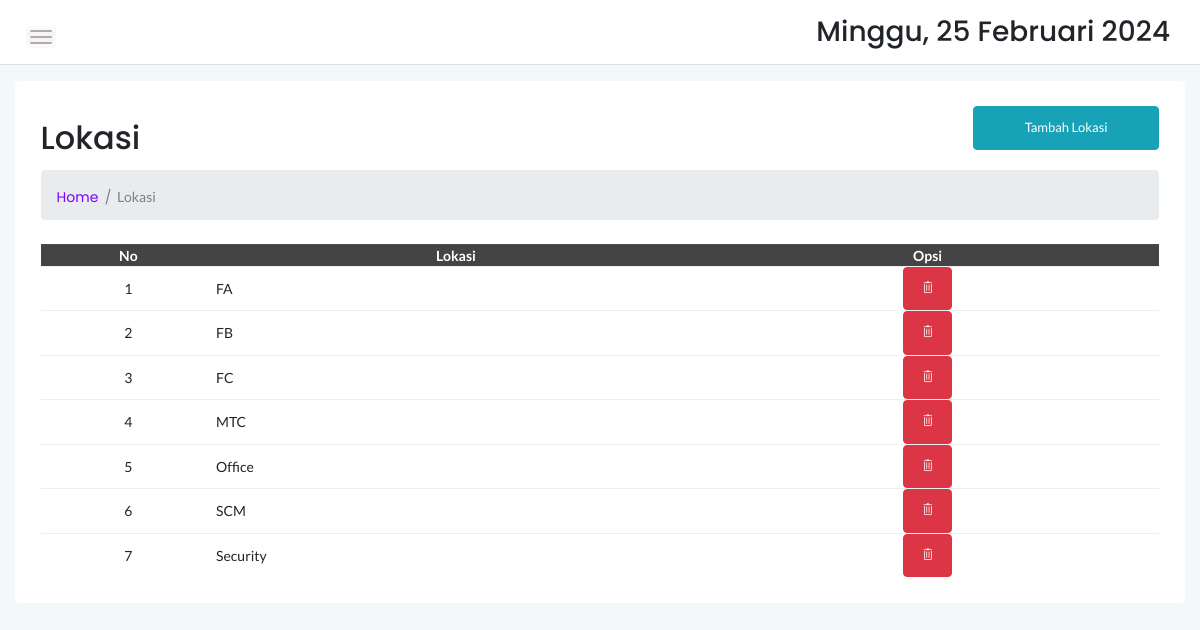
The page /admin/lokasi.php (signed in) on the database its author committed.
### tables this page shows
CREATE TABLE `tbl_lokasi` (
  `lokasi_id` int(11) NOT NULL,
  `lokasi_nama` varchar(55) NOT NULL
);

### admin/lokasi.php (the view, shortened to what this page needs)
<?php
include '../koneksi.php';
?>
<!doctype html>
<html class="no-js" lang="en">
<head>
    <link rel="stylesheet" href="../assets/css/bootstrap.min.css">
    <link rel="stylesheet" href="../assets/css/font-awesome.min.css">
    <link rel="stylesheet" href="../assets/css/themify-icons.css">
    <link rel="stylesheet" href="../assets/css/metisMenu.css">
    <link rel="stylesheet" href="../assets/css/owl.carousel.min.css">
    <link rel="stylesheet" href="../assets/css/slicknav.min.css">
    <link rel="stylesheet" href="https://www.amcharts.com/lib/3/plugins/export/export.css" type="text/css" media="all" />
	<link rel="stylesheet" type="text/css" href="https://cdn.datatables.net/1.10.19/css/jquery.dataTables.min.css">
    <link rel="stylesheet" type="text/css" href="https://cdn.datatables.net/1.10.19/css/jquery.dataTables.css">
    <link rel="stylesheet" type="text/css" href="https://cdn.datatables.net/1.10.18/css/dataTables.bootstrap4.min.css">
    <link rel="stylesheet" type="text/css" href="https://cdn.datatables.net/responsive/2.2.3/css/responsive.bootstrap.min.css">
    <link rel="stylesheet" type="text/css" href="https://cdn.datatables.net/responsive/2.2.3/css/responsive.jqueryui.min.css">
	<link rel="stylesheet" type="text/css" href="https://cdn.datatables.net/buttons/1.5.2/css/buttons.dataTables.min.css">
    <link rel="stylesheet" href="../assets/css/typography.css">
    <link rel="stylesheet" href="../assets/css/default-css.css">
    <link rel="stylesheet" href="../assets/css/styles.css">
    <link rel="stylesheet" href="../assets/css/responsive.css">
</head>
<body>
    <div class="page-container">
        <div class="main-content">
            <div class="header-area">
                <div class="row align-items-center">
                    <div class="col-md-6 col-sm-8 clearfix">
                        <div class="nav-btn pull-left">
                            <span></span>
                            <span></span>
                            <span></span>
                        </div>
                    </div>
                    <div class="col-md-6 col-sm-4 clearfix">
                        <ul class="notification-area pull-right">
                            <li><h3><div class="date">
						</b></div></h3>
						</li>
                        </ul>
                    </div>
                </div>
            </div>
            <div class="main-content-inner">
                <div class="row mt-3 mb-3">
                    <div class="col-12">
                        <div class="card">
                            <div class="card-body">
                                <div class="d-sm-flex justify-content-between align-items-center">
									<h2>Lokasi</h2>
									<button style="margin-bottom:20px" data-toggle="modal" data-target="#myModal" class="btn btn-info col-md-2"><span class="glyphicon glyphicon-plus"></span>Tambah Lokasi</button>
                                </div>
                                <ol class="breadcrumb mb-4">
                                    <ul class="breadcrumbs pull-left">
                                        <li><a href="../admin/dashboard.php">Home</a></li>
                                        <li><span>Lokasi</span></li>
                                    </ul>
                                </ol>
                                <div class="data-tables datatable-dark">
										 <table id="dataTable3" class="display" style="width:100%"><thead class="thead-dark">
											<tr align="center">
												<th>No</th>
												<th>Lokasi</th>
												<th>Opsi</th>
											</tr></thead><tbody>
											<?php
											$brgs=mysqli_query($conn,"SELECT * from tbl_lokasi order by lokasi_nama ASC");
											$no=1;
											while($p=mysqli_fetch_array($brgs)){
                                                $idb = $p['lokasi_id'];
												?>
												<tr>
													<td align="center"><?php echo $no++ ?></td>
													<td><?php echo $p['lokasi_nama'] ?></td>
													<td align="center"><button data-toggle="modal" data-target="#del<?=$idb;?>" class="btn btn-danger" title="Hapus"><i class="ti-trash"></i></button></td>
												</tr>
                                                <?php
											}
											?>
										</tbody>
										</table>
                                    </div>
                                </div>
                            </div>
                        </div>
                    </div>
                </div>
</body>
</html>

### assets/css/styles.css (style rules this page uses)
.page-container { width: 100%; height: 100%; min-height: 100vh; padding-left: 280px; -webkit-transition: padding-left 0.3s ease 0s; transition: padding-left 0.3s ease 0s; }
.card { border: none; border-radius: 4px; background-color: #fff; -webkit-transition: all 0.3s ease 0s; transition: all 0.3s ease 0s; }
.card-body { padding: 25.6px; padding: 1.6rem; }
.main-content { width: 100%; background: #F3F8FB; }
.main-content-inner { padding: 0 30px 50px; }
.header-area { padding: 15px 30px; background: #fff; border-bottom: 1px solid #d8e3e7; }
.nav-btn { margin-right: 30px; margin-top: 10px; cursor: pointer; }
.nav-btn span { display: block; width: 22px; height: 2px; background: #b3aaaa; margin: 4px 0; border-radius: 15px; -webkit-transition: all 0.3s ease 0s; transition: all 0.3s ease 0s; box-shadow: 0 0 0 4px rgba(99, 96, 96, 0.03); }
.notification-area { -webkit-user-select: none; -moz-user-select: none; -ms-user-select: none; user-select: none; position: relative; z-index: 1; }
.notification-area li { display: inline-block; margin-left: 20px; cursor: pointer; -webkit-user-select: none; -moz-user-select: none; -ms-user-select: none; user-select: none; }
ul.breadcrumbs { margin-top: 4px; }
.breadcrumbs li { display: inline-block; }
.breadcrumbs li a, .breadcrumbs li span { display: block; font-size: 14px; font-weight: 400; color: #7801ff; letter-spacing: 0; margin-right: 16px; position: relative; }
.breadcrumbs li a:before { content: '/'; color: #768387; position: absolute; right: -13px; top: 0; }
.breadcrumbs li span { margin-right: 0; color: #768387; text-transform: capitalize; }
.btn { padding: 11px 17px; font-size: 13px; letter-spacing: 0; }
table tr th { border-bottom: none; }
table tr th, table tr td { border-top: 1px solid rgba(120, 130, 140, 0.13) !important; }
table tr td [class^="ti-"] { cursor: pointer; }
.datatable-dark thead { background: #444; color: #fff; }

### assets/css/responsive.css (style rules this page uses)
@media (min-width: 1200px) and (max-width: 1364px) { .main-content-inner { padding: 0 15px 50px; } }
@media (min-width: 1200px) and (max-width: 1364px) { .page-container, .sbar_collapsed.page-container { padding-left: 0; } }

### rows shown on the page
tbl_lokasi: lokasi_nama "FA"
tbl_lokasi: lokasi_nama "FB"
tbl_lokasi: lokasi_nama "FC"
tbl_lokasi: lokasi_nama "MTC"
tbl_lokasi: lokasi_nama "Office"
tbl_lokasi: lokasi_nama "SCM"
tbl_lokasi: lokasi_nama "Security"
